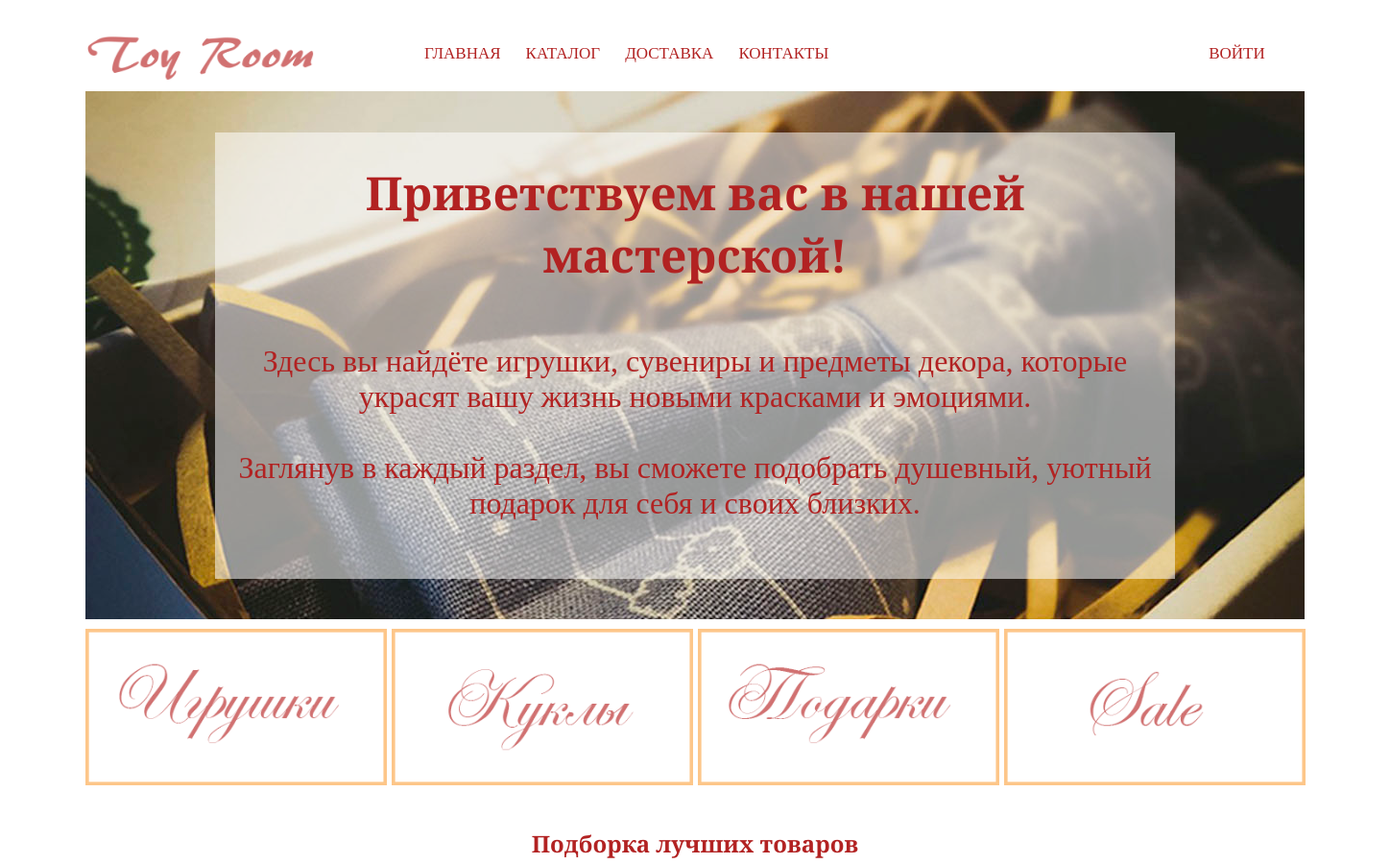
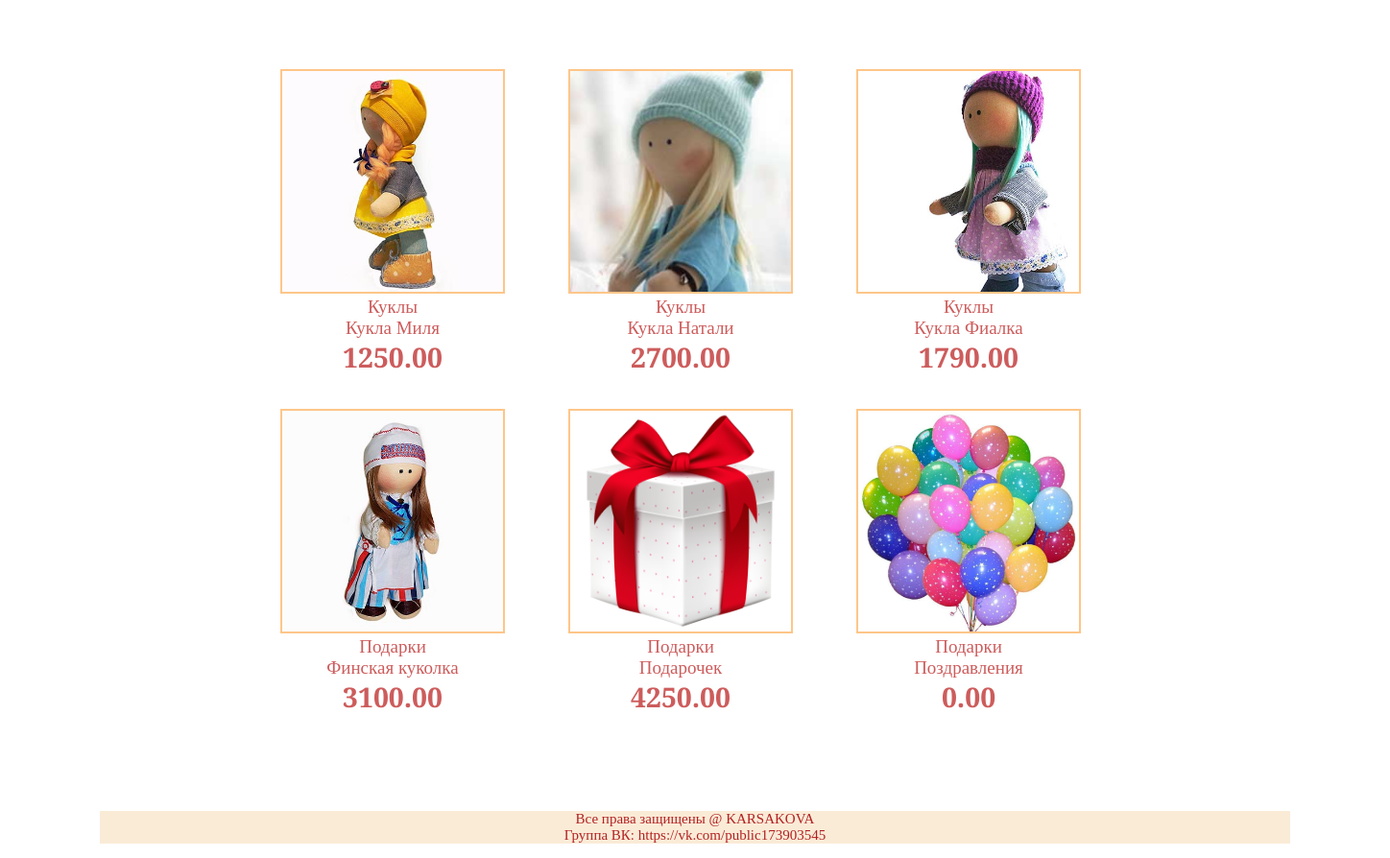
The page / on the database its author committed (2 pictures, top to bottom).
### mainapp/models.py (models this page shows, shortened)
class Product(models.Model):
    category = models.ForeignKey(ProductCategoru, verbose_name='категория продукта', on_delete=models.CASCADE)
    name = models.CharField(verbose_name='имя продукта', max_length=128)
    image = models.ImageField(upload_to='products_images', null=True)
    short_desc = models.CharField(verbose_name='краткое описание продукта', max_length=64, blank=True)
    description = models.TextField(verbose_name='подробное описание продукта', blank=True)
    price = models.DecimalField(verbose_name='цена продукта', max_digits=8, decimal_places=2, default=0)
    quantity = models.PositiveIntegerField(verbose_name='количество на складе', default=0)
    is_active = models.BooleanField(verbose_name='активен', default=True)

class ProductCategoru(models.Model):
    name = models.CharField(verbose_name='имя категории', max_length=64, unique=True)
    description = models.TextField(verbose_name='описание', blank=True, null=True)
    is_active = models.BooleanField(verbose_name='активна', default=True)

### mainapp/views.py (the view)
# urls.py: re_path(r'^$', basketapp.index, name='main'),
def main(request, category_pk=None):
    products = Product.objects.filter(category=2, is_active=True)
    products2 = Product.objects.filter(category=4, is_active=True)
    context = {
        'title': 'главная',
        'products': products,
        'products2': products2,
        'basket': get_basket(request.user),
    }
    return render(request, 'mainapp/index.html', context)

### mainapp/views.py (called while the page is built)
def get_basket(user):
    if user.is_authenticated:
        return user.basket_set.all().order_by('product__category')
    return []

### mainapp/templates/mainapp/index.html (shortened to what this page needs)
{% extends 'mainapp/base.html' %}
{% load static %}
{% block container %}
    <div class="top">
        <div class="contair">
            {% include 'mainapp/includes/inc__main_menu.html' %}
            <div class="slider1">
                <div class="text4">
                    <h2 class="h2-sl">Приветствуем вас в&nbsp;нашей мастерской!</h2>
                    <p class="sl_1_t"> Здесь вы&nbsp;найдёте игрушки, сувениры и&nbsp;предметы декора, которые украсят вашу жизнь новыми красками и&nbsp;эмоциями. <br><br> Заглянув в&nbsp;каждый раздел, вы&nbsp;сможете подобрать душевный, уютный подарок для себя и&nbsp;своих близких.
                    </p>
                </div>
            </div>
            <div class="slider2">
                <div class="cat2">
                    <div class="hot_list">
                        <div class="hot">
                            <a href="{% url 'main:category' 3 %}"><img class="hot" src="{% static '/img/игрушки.png' %}" alt=""> </a>
                        </div>
                        <div class="hot">
                            <a href="{% url 'main:category' 2 %}"><img class="hot" src="{% static '/img/куклы.png' %}" alt=""> </a>
                        </div>
                        <div class="hot">
                            <a href="{% url 'main:category' 4 %}"><img class="hot" src="{% static '/img/подарки.png' %}" alt=""> </a>
                        </div>
                        <div class="hot">
                            <a href="{% url 'main:category' 5 %}"><img class="hot" src="{% static '/img/распродажа.png' %}" alt=""> </a>
                        </div>
                    </div>
                    <div class="tex">
                        <h2 class="h2">Подборка лучших товаров</h2>
                    </div>
                    <div class="main_catalog">
                        {% for product in products %}
                        <a href="{% url 'main:product' product.pk %}" class="tov-cat mar"><img class="img-cat" src="/media/{{ product.image }}" alt="tovar_1">
                            {{ product.category.name }}<br>{{ product.name }}<br>
                            <h2>{{ product.price }}</h2>
                        </a>
                        {% endfor %}
                        {% for product in products2 %}
                        <a href="{% url 'main:product' product.pk %}" class="tov-cat mar"><img class="img-cat" src="/media/{{ product.image }}" alt="tovar_1">
                            {{ product.category.name }}<br>{{ product.name }}<br>
                            <h2>{{ product.price }}</h2>
                        </a>
                        {% endfor %}
                    </div>
                </div>
            </div>
        </div>
    </div>
{% endblock %}

### mainapp/templates/mainapp/base.html (shortened to what this page needs)
<!DOCTYPE html>
{% load static %}
<html lang="en">
{% block css %}
<link rel="stylesheet" href="{% static 'css/stil.css' %}">
<link rel="stylesheet" href="{% static 'fonts/fonts.css' %}">
{% endblock %}
<head>
</head>
<body>
    <div class="conteinerm-site">
        <div class="top">
            {% block container %}
            {% endblock %}
        </div>
        {% block footer %}
        <div class="footer">
            <div class="tex-foot">
                <p class="foot colore2">Все права защищены &#64; KARSAKOVA</p>
                <p class="foot"> <a class="colore" href="https://vk.com/public173903545" target="_blank">Группа ВК: https://vk.com/public173903545</p>
            </div>
        </div>
        {% endblock %}
    </div>
</body>
</html>

### mainapp/templates/mainapp/includes/inc__main_menu.html (shortened to what this page needs)
{% load static %}
<div class="header">
<div class="menu">
     <a href="{% url 'main:main' %}" class="logo"><img class="lg" src="{% static '/img/logo.png' %}" alt="Logo" width="240px" height="55px"></a>
    <ul class="menu-head">
        <li class="men-l"><a href="{% url 'main:main' %}" class="menu-link">ГЛАВНАЯ</a> </li>
        <li class="men-l"><a href="{% url 'main:catalog' %}" class="menu-link">КАТАЛОГ</a></li>
        <li class="men-l"><a href="{% url 'main:training' %}" class="menu-link">ДОСТАВКА</a></li>
        <li class="men-l"><a href="{% url 'main:colls' %}" class="menu-link">КОНТАКТЫ</a></li>
        <li class="men-l">
            {% if user.is_authenticated %}
                    <a href="{% url 'auth:update' %}" class="menu-link">
                       {{ user.first_name|default:'Пользователь' }}
                    </a>
                </li>
                <li>
                    <a href="{% url 'auth:logout' %}" class="menu-link"> ВЫЙТИ </a>
                       <li class="men-l bas">
                           <a href="{% url 'basket:main' %}" class="menu-link">
                           {% if basket %}
                               <span>
                                    {{ basket.0.total_cost|floatformat:0 }} руб
                                    ({{ basket.0.total_quantity }} шт)
                                </span>
                           {% endif %}
                           </a>
                       </li>
                    {% else %}
                    <a href="{% url 'auth:login' %}" class="menu-link otst">ВОЙТИ</a>
                          <li class="men-l bas">
                       </li>
                </li>
            {% endif %}
    </ul>
    </div>
</div>

### static/css/stil.css (style rules this page uses)
* { margin: 0; padding: 0; }
html, body { height: 100%; }
.conteinerm-site { width: 1270px; display: flex; flex-direction: column; margin: 0 auto; max-height: 100%; }
.menu-link { display: block; text-decoration: none; color: #B22222; padding: 13px; font-size: 17px; }
.men-l { list-style-type: none; }
.menu-head { display: flex; list-style-type: none; font-family: 'Cormorant SC', serif; }
.header { height: 65px; display: flex; align-items: center; margin-top: 30px; align-content: center; text-align: center; }
.slider1 { margin: 0 auto; background-image: url(/static/img/bMSFRCjS2r4.jpg); display: flex; justify-content: space-between; align-items: center; width: 100%; height: 550px; }
.text4 { margin: 0 auto; background-image: url(/static/img/fon.png); align-items: center; color: #B22222; font-family: 'Cormorant SC', serif; font-size: 32px; text-align: center; align-content: center; }
.slider2 { margin-bottom: 40px; margin: 0 auto; min-height: 810px; }
.h2 { font-family: 'Cormorant SC', serif; color: #B22222; height: 20px; padding-top: 40px; }
.logo { margin-top: 0px; color: #cfb4b4; text-decoration: none; float: left; margin-right: 100px; }
.tex { display: flex; justify-content: center; }
.footer { text-align: center; flex: 0 0 auto; height: 35px; margin-top: 40px; min-width: 100%; }
.foot { color: #cfb4b4; font-family: 'Cormorant SC', serif; font-size: 15px; background-color: #FAEBD7; min-width: 100%; }
.top { flex: 0 1 auto; margin-bottom: 50px; }
.tex-foot { padding: 15px; }
.tov-cat { border: 2px solid #fdc689; width: 230px; height: 230px; margin-top: 90px; text-align: center; text-decoration: none; font-family: 'Cormorant SC', serif; color: #CD5C5C; font-size: 19px; }
.img-cat { box-sizing: border-box; width: 230px; height: 230px; }
.cat2 { margin: 0 auto; }
.h2-sl { width: 1000px; padding-bottom: 60px; margin-top: 30px; }
.sl_1_t { width: 1000px; padding-bottom: 60px; }
.colore { text-decoration: none; color: #B22222; }
.bas { margin-left: 40px; }
.colore2 { text-decoration: none; color: #B22222; }
.hot { width: 314px; margin-top: 5px; margin-right: 5px; }
.hot_list { margin: 0 auto; display: flex; }
.main_catalog { margin: 0 auto; margin-top: 0px; display: flex; justify-content: space-around; width: 900px; flex-wrap: wrap; }
.otst { margin-left: 370px; }
.mar { margin-right: 30px; margin-bottom: 30px; }

### rows shown on the page
Product: image (picture), category.name "Куклы", name "Кукла Миля", price "1250.00"
Product: image (picture), category.name "Куклы", name "Кукла Натали", price "2700.00"
Product: image (picture), category.name "Куклы", name "Кукла Фиалка", price "1790.00"
Product: image (picture), category.name "Подарки", name "Финская куколка", price "3100.00"
Product: image (picture), category.name "Подарки", name "Подарочек", price "4250.00"
Product: image (picture), category.name "Подарки", name "Поздравления", price "0.00"
